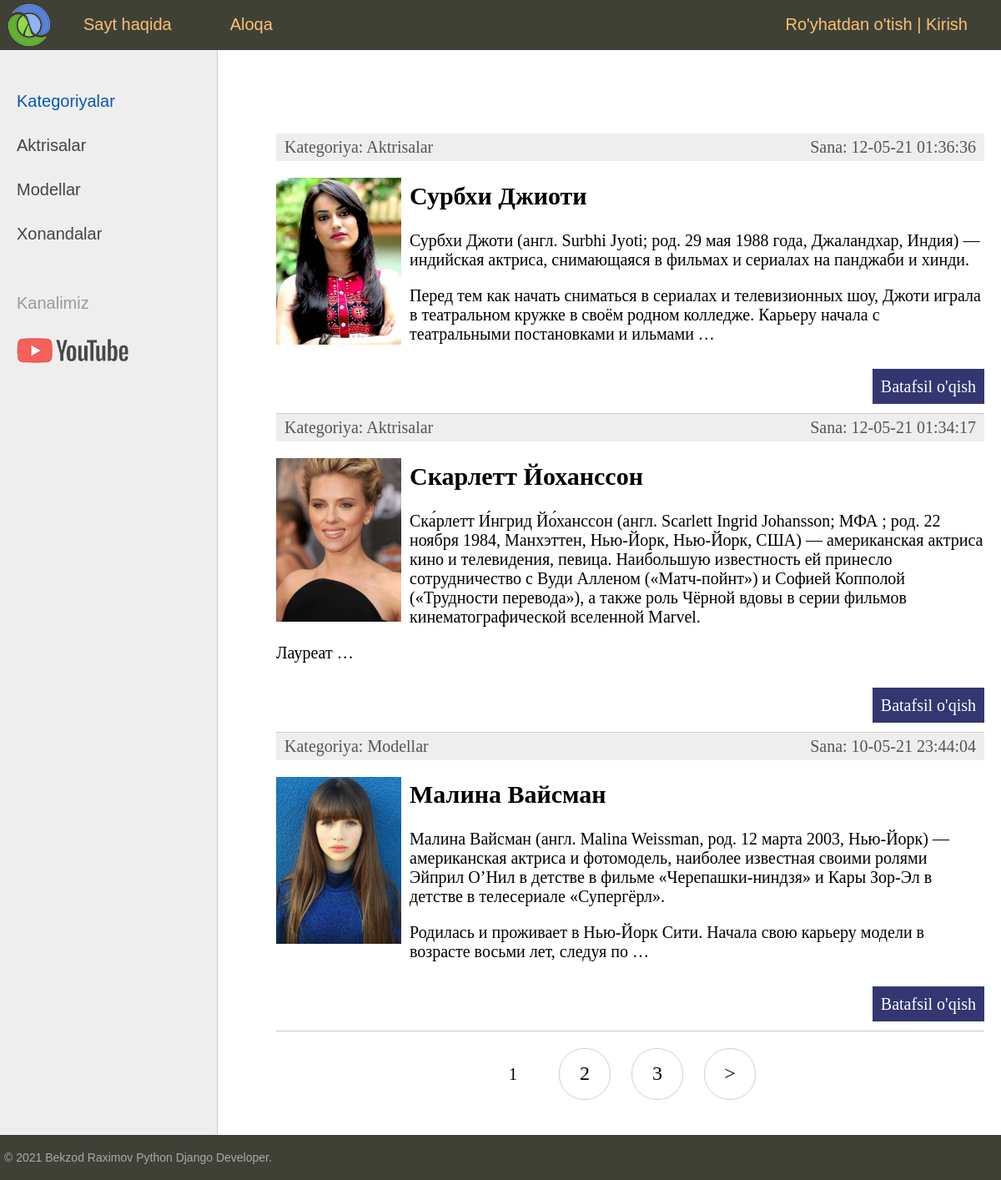
The app's page /, older data.
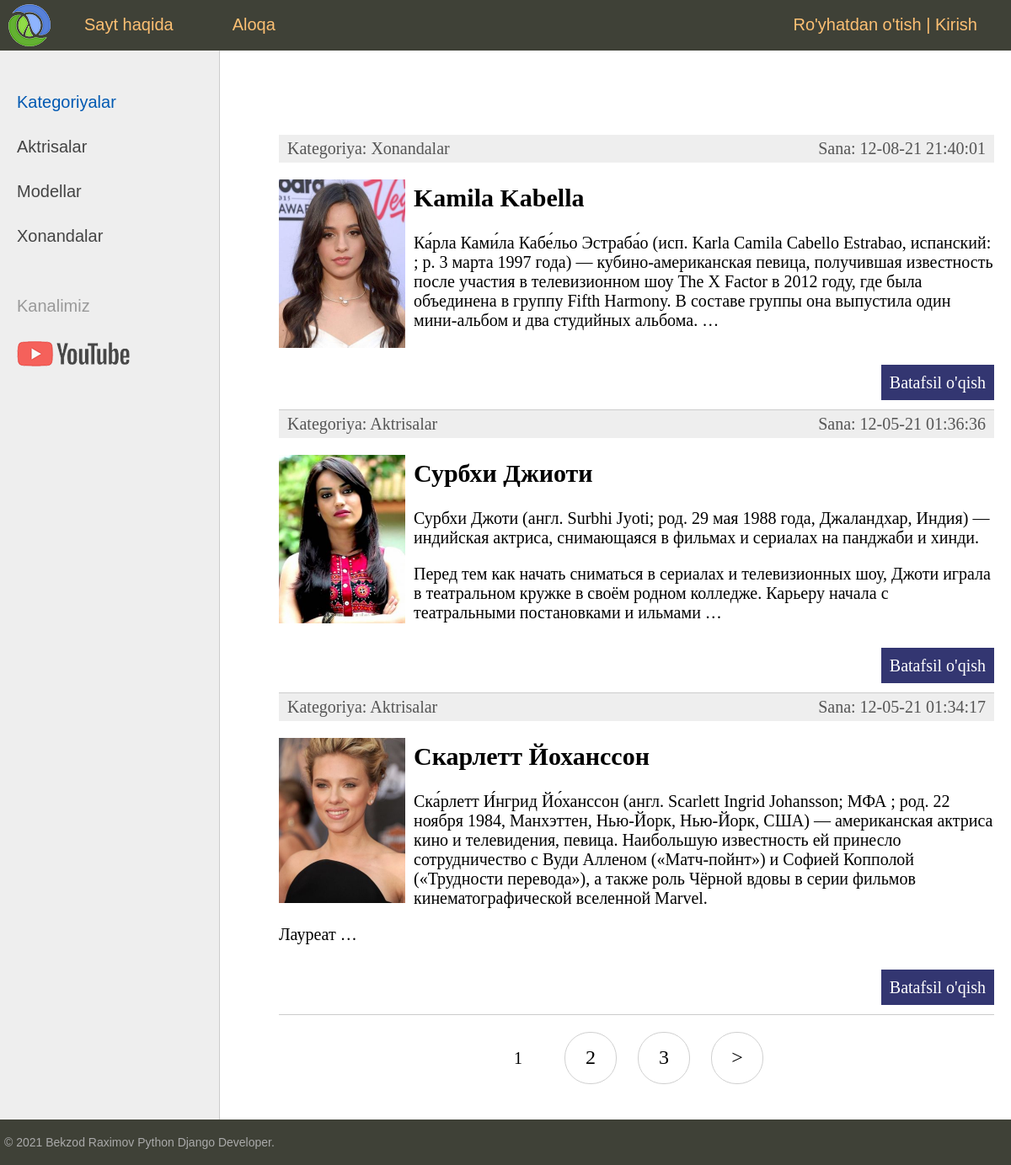
The same page, newer data.
### women/models.py (models this page shows, shortened)
class Category(models.Model):
    name = models.CharField(max_length=100, db_index=True, verbose_name = 'Kategoriya')
    slug = models.SlugField(max_length = 255, unique = True, db_index = True, verbose_name = 'URL')
    class Meta:
        verbose_name = 'Kategoriya'
        verbose_name_plural = 'Kategoriyalar'
        ordering = ['id']
    def __str__(self):
        return self.name
    def get_absolute_url(self):
        return reverse('category', kwargs = {'cat_slug': self.slug})

class Women(models.Model):
    title = models.CharField(max_length = 255, verbose_name = 'Sarlavha')
    slug = models.SlugField(max_length = 255, unique = True, db_index = True, verbose_name = 'URL')
    content = models.TextField(blank = True, verbose_name = 'Matn')
    photo = models.ImageField(upload_to = 'photos/%Y/%m/%d/', verbose_name = 'Rasm')
    time_create = models.DateTimeField(auto_now_add = True, verbose_name = 'Yaratilgan sana')
    time_update = models.DateTimeField(auto_now = True, verbose_name = "O'zgartirilgan sana")
    is_published = models.BooleanField(default = True, verbose_name = 'Publikatsiya')
    cat = models.ForeignKey('Category', on_delete = models.PROTECT, verbose_name = 'Kategoriya')
    class Meta:
        verbose_name = 'Mashhur ayol'
        verbose_name_plural = 'Mashhur ayollar'
        ordering = ['-time_update']
    def get_absolute_url(self):
        return reverse('post', kwargs = {'post_slug': self.slug})

### women/views.py (the view)
# urls.py: path('', cache_page(60)(WomenHome.as_view()), name = 'home'), # http://127.0.0.1:8000/
class WomenHome(DataMixin, ListView):
    model = Women
    template_name = 'women/index.html'
    context_object_name = 'posts'
    def get_context_data(self, *, object_list=None, **kwargs):
        context = super().get_context_data(**kwargs)
        c_def = self.get_user_context(title="Bosh sahifa")
        return dict(list(context.items()) + list(c_def.items()))
    def get_queryset(self):
        return Women.objects.filter(is_published=True).select_related('cat')

### women/utils.py (called while the page is built)
    def get_user_context(self, **kwargs):
        context = kwargs
        cats = cache.get('cats')
        if not cats:
            cats = Category.objects.annotate(Count('women'))
            cache.set('cats', cats, 60)
        user_menu = menu.copy()
        if not self.request.user.is_authenticated:
            user_menu.pop(1)
        context['menu'] = user_menu
        context['cats'] = cats
        if 'cat_selected' not in context:
            context['cat_selected'] = 0
        return context

### women/templates/women/index.html (shortened to what this page needs)
{% extends 'women/base.html' %}
{% block content %}
<ul class="list-articles">
    {% for p in posts %}
        <li>
          <div class="article-panel">
            <p class="first">Kategoriya: {{p.cat}}</p>
            <p class="last">Sana: {{p.time_update|date:"d-m-y H:i:s"}}</p>
          </div>
          {% if p.photo %}
            <p><img class="img-article-left thumb" src="{{p.photo.url}}" alt="{{p.title}}"></p>
          {% endif %}
        <h2>{{ p.title }}</h2>
        {% autoescape off %}
        <p>{{ p.content|linebreaks|truncatewords:50 }}</p>
        {% endautoescape %}
        <p class="link-read-post"><a href="{{ p.get_absolute_url }}">Batafsil o'qish</a></p></li>
    {% endfor %}
</ul>
{% endblock %}

### women/templates/women/base.html (shortened to what the changed rows need)
{% load static %}
{% load women_tags %}
<!DOCTYPE html>
<html lang="en" dir="ltr">
<head>
    <link type="text/css" href="{% static 'women/css/styles.css' %}" rel="stylesheet"/>
</head>
<body>
<table class="table-page" border=0 cellpadding="0" cellspacing="0">
    <tr>
        <td valign=top>
            {% block mainmenu %}
                <div class="header">
                    <ul id="mainmenu" class="mainmenu">
                        <li class="logo"><a href="{% url 'home' %}">
                            <div class="logo"></div>
                        </a></li>
                        {% for m in menu %}
                            <li><a href="{% url m.url_name %}">{{ m.title }}</a></li>
                        {% endfor %}
                    </ul>
                </div>
            {% endblock mainmenu %}
            <table class="table-content" border=0 cellpadding="0" cellspacing="0">
                <tr>
                    <td valign="top" class="left-chapters">
                        <ul id="leftchapters">
                            {% for c in cats %}
                                {% if c.women__count > 0 %}
                                    {% if c.pk == cat_selected %}
                                        <li class="selected">{{ c.name }}</li>
                                    {% else %}
                                        <li><a href="{{ c.get_absolute_url }}">{{ c.name }}</a></li>
                                    {% endif %}
                                {% endif %}
                            {% endfor %}
                        </ul>
                    </td>
                    <td valign="top" class="content">
                        <div class="content-text">
                            {% block content %}
                            {% endblock %}
                            {% if page_obj.has_other_pages %}
                                <nav class="list-pages">
                                    <ul>
                                        {% for p in paginator.page_range %}
                                            {% if page_obj.number == p %}
                                                <li class="page-num page-num-selected">{{ p }}</li>
                                            {% elif p >= page_obj.number|add:-2 and p <= page_obj.number|add:2 %}
                                                <li class="page-num">
                                                    <a href="?page={{ p }}">{{ p }}</a>
                                                </li>
                                            {% endif %}
                                        {% endfor %}
                                        {% if page_obj.has_next %}
                                            <li class="page-num">
                                                <a href="?page={{ page_obj.next_page_number }}">&gt;</a>
                                            </li>
                                        {% endif %}
                                    </ul>
                                </nav>
                            {% endif %}
                        </div>
                    </td>
                </tr>
            </table>
        </td>
    </tr>
</table>
</body>
</html>

Row changes from the older to the newer data that the page shows:
no longer on this page (row unchanged): Women: cat "Modellar", time_update "10-05-21 23:44:04", photo (picture), title "Малина Вайсман", content "Малина Вайсман (англ. Malina Weissman, род. 12 марта 2003, Нью-Йорк) — американская актриса и фотомодель, наиболее известная своими ролями Эйприл О’Нил в детстве в фильме «Черепашки-ниндзя» и Кары Зор-Эл в детстве в телесериале «Супергёрл». Родилась и проживает в Нью-Йорк Сити. Начала свою карьеру модели в возрасте восьми лет, следуя по …"
added Women: cat "Xonandalar", time_update "12-08-21 21:40:01", photo (picture), title "Kamila Kabella", content "Ка́рла Ками́ла Кабе́льо Эстраба́о (исп. Karla Camila Cabello Estrabao, испанский: ; р. 3 марта 1997 года) — кубино-американская певица, получившая известность после участия в телевизионном шоу The X Factor в 2012 году, где была объединена в группу Fifth Harmony. В составе группы она выпустила один мини-альбом и два студийных альбома. …"
